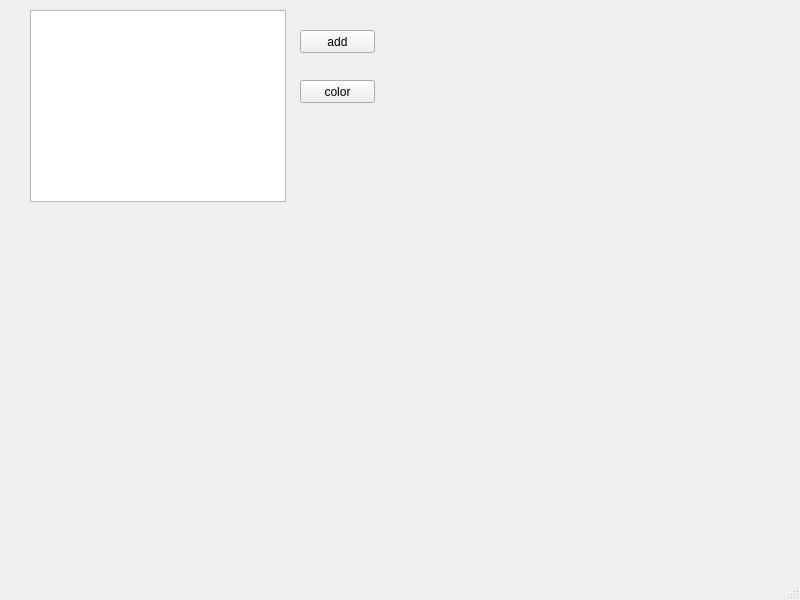
<?xml version="1.0" encoding="UTF-8"?>
<ui version="4.0">
 <class>MainWindow</class>
 <widget class="QMainWindow" name="MainWindow">
  <property name="geometry">
   <rect>
    <x>0</x>
    <y>0</y>
    <width>800</width>
    <height>600</height>
   </rect>
  </property>
  <property name="windowTitle">
   <string>MainWindow</string>
  </property>
  <widget class="QWidget" name="centralwidget">
   <widget class="QListWidget" name="listWidget">
    <property name="geometry">
     <rect>
      <x>30</x>
      <y>10</y>
      <width>256</width>
      <height>192</height>
     </rect>
    </property>
   </widget>
   <widget class="QPushButton" name="pushButton">
    <property name="geometry">
     <rect>
      <x>300</x>
      <y>30</y>
      <width>75</width>
      <height>23</height>
     </rect>
    </property>
    <property name="text">
     <string>add</string>
    </property>
   </widget>
   <widget class="QPushButton" name="pushButton_2">
    <property name="geometry">
     <rect>
      <x>300</x>
      <y>80</y>
      <width>75</width>
      <height>23</height>
     </rect>
    </property>
    <property name="text">
     <string>color</string>
    </property>
   </widget>
  </widget>
  <widget class="QMenuBar" name="menubar">
   <property name="geometry">
    <rect>
     <x>0</x>
     <y>0</y>
     <width>800</width>
     <height>21</height>
    </rect>
   </property>
  </widget>
  <widget class="QStatusBar" name="statusbar"/>
 </widget>
 <resources/>
 <connections/>
</ui>
